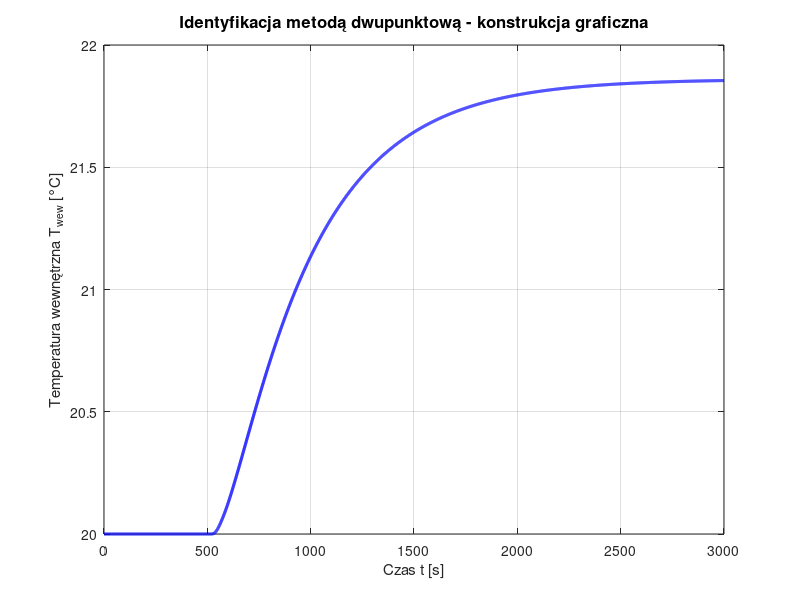

This figure's MATLAB source: (Note: this script raises an error after producing the figure.)
% =========================================================================
% SKRYPT GENERUJĄCY I EKSPORTUJĄCY WYKRESY DO LATEXA (300 DPI, BEZ RAMEK)
% =========================================================================
clear all; close all; clc;

load('modele_transmitancje.mat');

% --- 1. Wykres: metoda_dwupunktowa.png ---
f1 = figure('Color', 'w', 'Position', [100, 100, 950, 480]); 
hold on; grid on; box on;
title('Identyfikacja metodą dwupunktową - konstrukcja graficzna', 'FontSize', 12);
xlabel('Czas t [s]', 'FontSize', 11); 
ylabel('Temperatura wewnętrzna T_{wew} [°C]', 'FontSize', 11);

h_ob = plot(t, aTwew, 'b-', 'LineWidth', 2.2);
yline(y0, 'k--', 'Poziom początkowy T_{wew0}', 'LabelHorizontalAlignment', 'left');
yline(y_ust, 'k--', 'Wartość ustalona T_{wew,ust}', 'LabelHorizontalAlignment', 'left');
xline(czas_skok, 'r:', 'Chwila skoku t_0 = 500 s', 'LabelVerticalAlignment', 'bottom');

plot([t_p1, t_p1], [y0, y_p1], 'k:', 'LineWidth', 1.2);
plot([0, t_p1], [y_p1, y_p1], 'k:', 'LineWidth', 1.2);
plot([t_p2, t_p2], [y0, y_p2], 'k:', 'LineWidth', 1.2);
plot([0, t_p2], [y_p2, y_p2], 'k:', 'LineWidth', 1.2);

h_p1 = plot(t_p1, y_p1, 'ko', 'MarkerSize', 8, 'MarkerFaceColor', 'g');
h_p2 = plot(t_p2, y_p2, 'ko', 'MarkerSize', 8, 'MarkerFaceColor', 'y');

text(t_p1+35, y_p1-0.05, sprintf('28.3%% (t = %.1f s, T_{wew} = %.2f °C)', t_p1, y_p1), ...
     'FontWeight', 'bold', 'Color', [0 0.5 0], 'FontSize', 10);
text(t_p2+35, y_p2-0.05, sprintf('63.2%% (t = %.1f s, T_{wew} = %.2f °C)', t_p2, y_p2), ...
     'FontWeight', 'bold', 'Color', [0.6 0.5 0], 'FontSize', 10);

ylim([y0 - 0.1, y_ust + 0.15]);
legend([h_ob, h_p1, h_p2], {'Odpowiedź obiektu T_{wew}', 'Punkt 28.3% (t_1 = 238.0 s)', 'Punkt 63.2% (t_2 = 522.0 s)'}, ...
       'Location', 'southeast', 'FontSize', 10);

exportgraphics(f1, 'metoda_dwupunktowa.png', 'Resolution', 300);

% --- 2. Wykres: metoda_styczna.png ---
f2 = figure('Color', 'w', 'Position', [100, 100, 950, 480]); 
hold on; grid on; box on;
title('Identyfikacja metodą stycznej - konstrukcja graficzna', 'FontSize', 12);
xlabel('Czas t [s]', 'FontSize', 11); 
ylabel('Temperatura wewnętrzna T_{wew} [°C]', 'FontSize', 11);

h_ob2 = plot(t, aTwew, 'b-', 'LineWidth', 2.2);
yline(y0, 'k--', 'Poziom początkowy T_{wew0}', 'LabelHorizontalAlignment', 'left');
yline(y_ust, 'k--', 'Wartość ustalona T_{wew,ust}', 'LabelHorizontalAlignment', 'left');
xline(czas_skok, 'k:', 'Chwila skoku t_0 = 500 s', 'LabelVerticalAlignment', 'top');

h_st = plot([t_start_st, t_koniec_st], [y0, y_ust], 'r-', 'LineWidth', 1.8);
h_przeg = plot(t_przeg, y_przeg, 'ro', 'MarkerSize', 8, 'MarkerFaceColor', 'r');
plot(t_start_st, y0, 'ks', 'MarkerSize', 6, 'MarkerFaceColor', 'k');
plot(t_koniec_st, y_ust, 'ks', 'MarkerSize', 6, 'MarkerFaceColor', 'k');

plot([t_koniec_st, t_koniec_st], [y0, y_ust], 'k:', 'LineWidth', 1.2);
plot([czas_skok, t_start_st], [y0, y0], 'm-', 'LineWidth', 3.5);
plot([t_start_st, t_koniec_st], [y0, y0], 'g-', 'LineWidth', 3.5);

text((czas_skok + t_start_st)/2, y0 + 0.08, sprintf('T_0 = %.2f s', T0_st), ...
     'HorizontalAlignment', 'center', 'FontWeight', 'bold', 'Color', 'm', 'FontSize', 10);
text((t_start_st + t_koniec_st)/2, y0 + 0.08, sprintf('T = %.2f s', T_st), ...
     'HorizontalAlignment', 'center', 'FontWeight', 'bold', 'Color', [0 0.5 0], 'FontSize', 10);
text(t_przeg+40, y_przeg-0.05, sprintf('Pkt przegięcia (t = %.1f s, T_{wew} = %.2f °C)', t_przeg, y_przeg), ...
     'FontWeight', 'bold', 'Color', 'r', 'FontSize', 10);

ylim([y0 - 0.12, y_ust + 0.15]);
legend([h_ob2, h_st, h_przeg], {'Odpowiedź obiektu T_{wew}', 'Styczna w pkt. przegięcia', 'Punkt przegięcia'}, ...
       'Location', 'southeast', 'FontSize', 10);

exportgraphics(f2, 'metoda_styczna.png', 'Resolution', 300);

% --- 3. Wykres: porownanie_identyfikacji.png ---
f3 = figure('Color', 'w', 'Position', [100, 100, 950, 480]); 
hold on; grid on; box on;
title('Weryfikacja modeli FOPDT - porównanie z obiektem rzeczywistym', 'FontSize', 12);
xlabel('Czas t [s]', 'FontSize', 11); 
ylabel('Temperatura wewnętrzna T_{wew} [°C]', 'FontSize', 11);

p1 = plot(t, aTwew, 'b-', 'LineWidth', 2.5);
p2 = plot(t, Twew_model_2p, 'm-.', 'LineWidth', 2.0);
p3 = plot(t, Twew_model_st, 'g--', 'LineWidth', 2.0);

ylim([y0 - 0.05, y_ust + 0.1]);
legend([p1, p2, p3], ...
       {'Obiekt rzeczywisty (T_{wew})', ...
        sprintf('Model dwupunktowy (K=%.2f, T=%.2f s, T_0=%.2f s)', K_2p, T_2p, T0_2p), ...
        sprintf('Model ze stycznej (K=%.2f, T=%.2f s, T_0=%.2f s)', K_st, T_st, T0_st)}, ...
       'Location', 'southeast', 'FontSize', 10);

exportgraphics(f3, 'porownanie_identyfikacji.png', 'Resolution', 300);

% --- 4. Wykres: metoda_momentow.png ---
f4 = figure('Color', 'w', 'Position', [100, 100, 950, 480]); 
hold on; grid on; box on;
title('Porównanie modelu z metody momentów (II rzędu) z obiektem i modelami FOPDT', 'FontSize', 12);
xlabel('Czas t [s]', 'FontSize', 11); 
ylabel('Temperatura wewnętrzna T_{wew} [°C]', 'FontSize', 11);

m_p1 = plot(t, aTwew, 'b-', 'LineWidth', 2.5);
m_p2 = plot(t, Twew_model_mom, 'r:', 'LineWidth', 2.2);
m_p3 = plot(t, Twew_model_2p, 'm-.', 'LineWidth', 1.5);
m_p4 = plot(t, Twew_model_st, 'g--', 'LineWidth', 1.5);

ylim([y0 - 0.05, y_ust + 0.1]);
legend([m_p1, m_p2, m_p3, m_p4], ...
       {'Obiekt rzeczywisty (T_{wew})', 'Model z metody momentów (II rzędu)', ...
        'Model dwupunktowy (FOPDT)', 'Model ze stycznej (FOPDT)'}, ...
       'Location', 'southeast', 'FontSize', 10);

exportgraphics(f4, 'metoda_momentow.png', 'Resolution', 300);

fprintf('Wszystkie 4 wykresy zostaly wyeksportowane w rozdzielczosci 300 DPI.\n');
